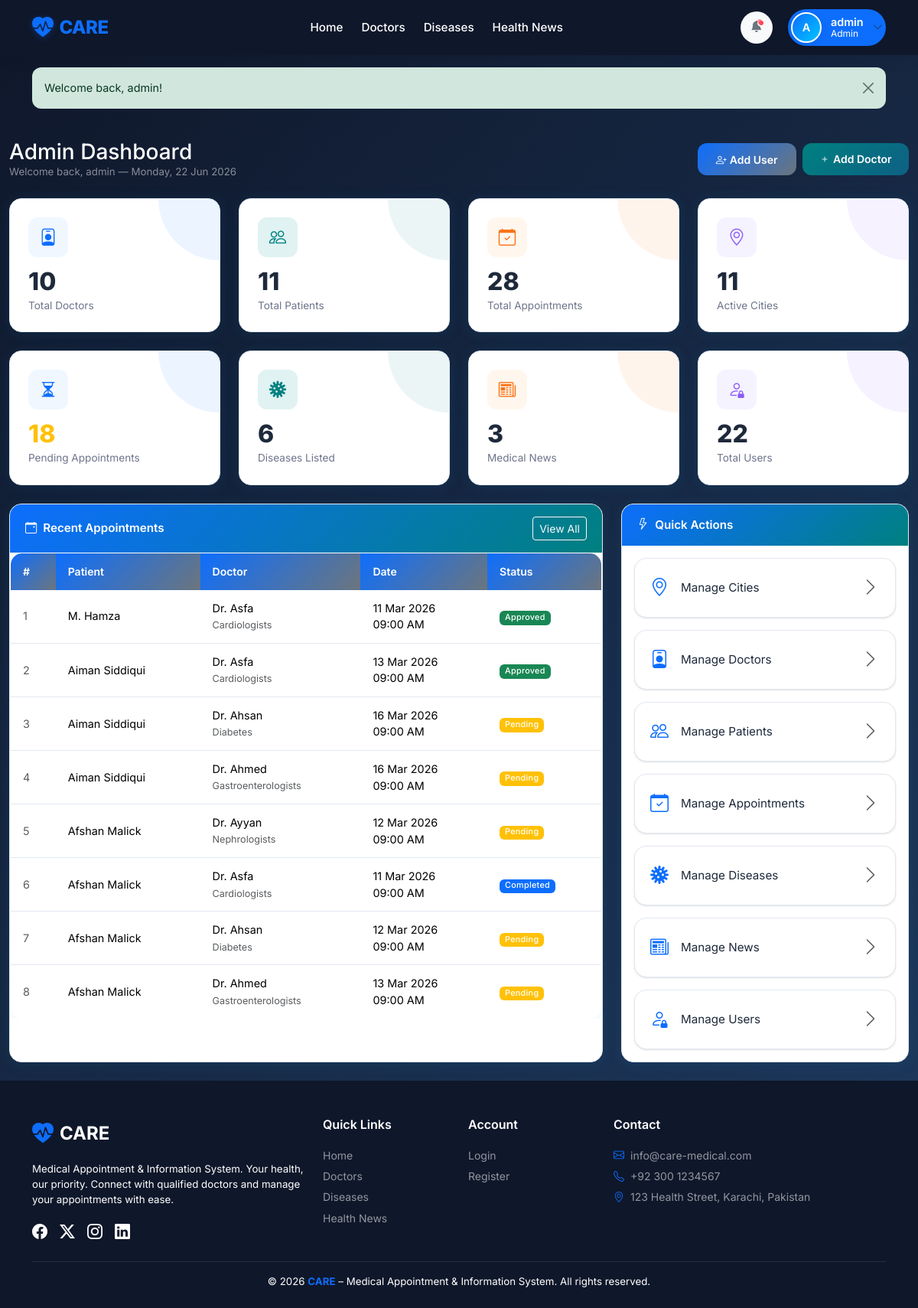
Page /admin/dashboard.php (signed in) on the committed database.
### tables this page shows
CREATE TABLE `appointments` (
  `id` int(11) NOT NULL,
  `doctor_id` int(11) NOT NULL,
  `patient_id` int(11) NOT NULL,
  `appointment_date` date NOT NULL,
  `appointment_time` time NOT NULL,
  `problem` text DEFAULT NULL,
  `status` enum('pending','approved','cancelled','completed') DEFAULT 'pending',
  `created_at` timestamp NOT NULL DEFAULT current_timestamp()
);

CREATE TABLE `patients` (
  `id` int(11) NOT NULL,
  `user_id` int(11) NOT NULL,
  `full_name` varchar(100) NOT NULL,
  `phone` varchar(20) NOT NULL,
  `address` text NOT NULL,
  `city_id` int(11) NOT NULL,
  `profile_image` varchar(255) DEFAULT NULL,
  `date_of_birth` date DEFAULT NULL,
  `gender` enum('male','female','other') DEFAULT NULL,
  `created_at` timestamp NOT NULL DEFAULT current_timestamp()
);

CREATE TABLE `doctors` (
  `id` int(11) NOT NULL,
  `user_id` int(11) NOT NULL,
  `full_name` varchar(100) NOT NULL,
  `specialization` varchar(100) NOT NULL,
  `qualification` varchar(150) DEFAULT NULL,
  `experience` int(11) DEFAULT NULL,
  `phone` varchar(20) DEFAULT NULL,
  `address` text DEFAULT NULL,
  `city_id` int(11) NOT NULL,
  `profile_image` varchar(255) DEFAULT NULL,
  `created_at` timestamp NOT NULL DEFAULT current_timestamp()
);

### admin/dashboard.php (the view, shortened to what this page needs)
<?php
require_once '../config/db.php';
require_once '../includes/auth.php';
$totalDoctors  = $conn->query("SELECT COUNT(*) FROM doctors")->fetch_row()[0];
$totalPatients = $conn->query("SELECT COUNT(*) FROM patients")->fetch_row()[0];
$totalAppts    = $conn->query("SELECT COUNT(*) FROM appointments")->fetch_row()[0];
$totalCities   = $conn->query("SELECT COUNT(*) FROM cities WHERE status='active'")->fetch_row()[0];
$pendingAppts  = $conn->query("SELECT COUNT(*) FROM appointments WHERE status='pending'")->fetch_row()[0];
$totalDiseases = $conn->query("SELECT COUNT(*) FROM diseases")->fetch_row()[0];
$totalNews     = $conn->query("SELECT COUNT(*) FROM medical_news")->fetch_row()[0];
$totalUsers    = $conn->query("SELECT COUNT(*) FROM users")->fetch_row()[0];
$recentAppts = $conn->query("
    SELECT a.*,
           d.full_name as doctor_name, d.specialization,
           p.full_name as patient_name
    FROM appointments a
    JOIN doctors d ON a.doctor_id = d.id
    JOIN patients p ON a.patient_id = p.id
    ORDER BY a.created_at DESC
    LIMIT 8
");
include '../includes/header.php';
?>
<div class="container-fluid py-4" style="max-width:1400px;">
    <div class="d-flex justify-content-between align-items-center mb-4">
        <div>
            <h3 class="fw-800 mb-0 text-white">Admin Dashboard</h3>
            <p class="text-white-50 small mb-0">Welcome back, <?= e($_SESSION['username']) ?> &mdash; <?= date('l, d M Y') ?></p>
        </div>
        <div class="d-flex gap-2">
            <a href="users.php" class="btn btn-care btn-sm"><i class="bi bi-person-plus me-1"></i>Add User</a>
            <a href="doctors.php" class="btn btn-teal btn-sm"><i class="bi bi-plus me-1"></i>Add Doctor</a>
        </div>
    </div>
    <div class="row g-4 mb-4">
        <div class="col-xl-3 col-md-6">
            <div class="stat-card primary animate-in">
                <div class="stat-icon primary"><i class="bi bi-person-badge"></i></div>
                <div class="stat-value"><?= $totalDoctors ?></div>
                <div class="stat-label">Total Doctors</div>
            </div>
        </div>
        <div class="col-xl-3 col-md-6">
            <div class="stat-card teal animate-in">
                <div class="stat-icon teal"><i class="bi bi-people"></i></div>
                <div class="stat-value"><?= $totalPatients ?></div>
                <div class="stat-label">Total Patients</div>
            </div>
        </div>
        <div class="col-xl-3 col-md-6">
            <div class="stat-card orange animate-in">
                <div class="stat-icon orange"><i class="bi bi-calendar-check"></i></div>
                <div class="stat-value"><?= $totalAppts ?></div>
                <div class="stat-label">Total Appointments</div>
            </div>
        </div>
        <div class="col-xl-3 col-md-6">
            <div class="stat-card purple animate-in">
                <div class="stat-icon purple"><i class="bi bi-geo-alt"></i></div>
                <div class="stat-value"><?= $totalCities ?></div>
                <div class="stat-label">Active Cities</div>
            </div>
        </div>
    </div>
    <div class="row g-4 mb-4">
        <div class="col-xl-3 col-md-6">
            <div class="stat-card primary animate-in">
                <div class="stat-icon primary"><i class="bi bi-hourglass-split"></i></div>
                <div class="stat-value text-warning"><?= $pendingAppts ?></div>
                <div class="stat-label">Pending Appointments</div>
            </div>
        </div>
        <div class="col-xl-3 col-md-6">
            <div class="stat-card teal animate-in">
                <div class="stat-icon teal"><i class="bi bi-virus"></i></div>
                <div class="stat-value"><?= $totalDiseases ?></div>
                <div class="stat-label">Diseases Listed</div>
            </div>
        </div>
        <div class="col-xl-3 col-md-6">
            <div class="stat-card orange animate-in">
                <div class="stat-icon orange"><i class="bi bi-newspaper"></i></div>
                <div class="stat-value"><?= $totalNews ?></div>
                <div class="stat-label">Medical News</div>
            </div>
        </div>
        <div class="col-xl-3 col-md-6">
            <div class="stat-card purple animate-in">
                <div class="stat-icon purple"><i class="bi bi-person-lock"></i></div>
                <div class="stat-value"><?= $totalUsers ?></div>
                <div class="stat-label">Total Users</div>
            </div>
        </div>
    </div>
    <div class="row g-4">
        <div class="col-xl-8">
            <div class="care-card h-100">
                <div class="card-header d-flex justify-content-between align-items-center">
                    <span><i class="bi bi-calendar-event me-2"></i>Recent Appointments</span>
                    <a href="appointments.php" class="btn btn-outline-light btn-sm">View All</a>
                </div>
                <div class="card-body p-0">
                    <div class="table-responsive">
                        <table class="table care-table mb-0">
                            <thead>
                                <tr>
                                    <th>#</th>
                                    <th>Patient</th>
                                    <th>Doctor</th>
                                    <th>Date</th>
                                    <th>Status</th>
                                </tr>
                            </thead>
                            <tbody>
                                <?php if ($recentAppts && $recentAppts->num_rows > 0):
                                      $i = 1;
                                      while ($a = $recentAppts->fetch_assoc()): ?>
                                <tr>
                                    <td class="text-muted small"><?= $i++ ?></td>
                                    <td><?= e($a['patient_name']) ?></td>
                                    <td><?= e($a['doctor_name']) ?><br><small class="text-muted"><?= e($a['specialization']) ?></small></td>
                                    <td class="small"><?= formatDate($a['appointment_date']) ?><br><?= formatTime($a['appointment_time']) ?></td>
                                    <td><?= statusBadge($a['status']) ?></td>
                                </tr>
                                <?php endwhile; ?>
                                <?php else: ?>
                                <tr><td colspan="5" class="text-center text-muted py-4">No appointments yet.</td></tr>
                                <?php endif; ?>
                            </tbody>
                        </table>
                    </div>
                </div>
            </div>
        </div>
        <div class="col-xl-4">
            <div class="care-card h-100">
                <div class="card-header"><i class="bi bi-lightning me-2"></i>Quick Actions</div>
                <div class="card-body d-flex flex-column gap-3 p-3">
                    <?php $actions = [
                        ['cities.php','bi-geo-alt','Manage Cities'],
                        ['doctors.php','bi-person-badge','Manage Doctors'],
                        ['patients.php','bi-people','Manage Patients'],
                        ['appointments.php','bi-calendar-check','Manage Appointments'],
                        ['diseases.php','bi-virus','Manage Diseases'],
                        ['news.php','bi-newspaper','Manage News'],
                        ['users.php','bi-person-lock','Manage Users'],
                    ];
                    foreach ($actions as [$url, $icon, $label]): ?>
                    <a href="<?= $url ?>" class="quick-action">
                        <i class="bi <?= $icon ?>"></i>
                        <span class="fw-500"><?= $label ?></span>
                        <i class="bi bi-chevron-right ms-auto text-muted"></i>
                    </a>
                    <?php endforeach; ?>
                </div>
            </div>
        </div>
    </div>
</div>
<?php include '../includes/footer.php'; ?>

### includes/auth.php (shortened to what this page needs)
<?php
function e($string) {
    return htmlspecialchars($string ?? '', ENT_QUOTES, 'UTF-8');
}
function getFlash() {
    if (isset($_SESSION['flash'])) {
        $flash = $_SESSION['flash'];
        return $flash;
    }
    return null;
}
function showFlash() {
    $flash = getFlash();
    if ($flash) {
        $class = $flash['type'] === 'success' ? 'success' : ($flash['type'] === 'error' ? 'danger' : $flash['type']);
        echo '<div class="alert alert-' . $class . ' alert-dismissible fade show" role="alert">';
        if (is_array($flash['message'])) {
            echo '<ul class="mb-0' . (count($flash['message']) > 1 ? '' : ' list-unstyled') . '">';
            foreach ($flash['message'] as $msg) {
                echo '<li>' . e($msg) . '</li>';
            }
            echo '</ul>';
        } else {
            echo e($flash['message']);
        }
        echo '<button type="button" class="btn-close" data-bs-dismiss="alert"></button>';
        echo '</div>';
    }
}
function formatDate($date) {
    return date('d M Y', strtotime($date));
}
function formatTime($time) {
    return date('h:i A', strtotime($time));
}
function statusBadge($status) {
    $colors = [
        'active'    => 'success',
        'inactive'  => 'secondary',
        'pending'   => 'warning',
        'approved'  => 'success',
        'cancelled' => 'danger',
        'completed' => 'primary',
        'available' => 'info',
        'booked'    => 'dark',
    ];
    $color = $colors[$status] ?? 'secondary';
    return '<span class="badge bg-' . $color . '">' . ucfirst($status) . '</span>';
}
?>

### assets/css/style.css (style rules this page uses)
:root { --care-primary: #0ea5e9; --care-secondary: #0284c7; --care-teal: #0d9488; --care-teal-light: #ccfbf1; --care-blue-light: #e0f2fe; --care-dark: #0f172a; --care-text: #1e293b; --care-muted: #6e748b; --care-border: #e2e8f0; --care-card-bg: #ffffff; --care-bg: #f0f9ff; --navbar-bg: #0f172a; --footer-bg: #0f172a; --shadow-sm: 0 1px 3px rgba(0, 0, 0, .08), 0 1px 2px rgba(0, 0, 0, .06); --shadow-md: 0 4px 6px -1px rgba(0, 0, 0, .1), 0 2px 4px -1px rgba(0, 0, 0, .06); --shadow-lg: 0 10px 15px -3px rgba(0, 0, 0, .1), 0 4px 6px -2px rgba(0, 0, 0, .05); --shadow-card: 0 2px 20px rgba(14, 165, 233, .10); --radius-sm: 0.5rem; --radius-md: 0.75rem; --radius-lg: 1rem; --radius-xl: 1.5rem; --transition: all 0.25s ease; }
*, *::before, *::after { box-sizing: border-box; }
html { scroll-behavior: smooth; }
body { font-family: 'Inter', system-ui, -apple-system, sans-serif; background: linear-gradient(135deg, #0f172a 0%, #1e3a5f 100%); color: var(--care-text); min-height: 100vh; display: flex; flex-direction: column; font-size: 0.95rem; }
.care-card { background: var(--care-card-bg); border: 1px solid var(--care-border); border-radius: var(--radius-lg); box-shadow: var(--shadow-card); transition: var(--transition); overflow: hidden; }
.care-card .card-header { background: linear-gradient(135deg, var(--care-primary), var(--care-teal)); color: #fff; border: none; font-weight: 600; padding: 1rem 1.25rem; transition: var(--transition); }
.stat-card { background: var(--care-card-bg); border-radius: var(--radius-lg); padding: 1.5rem; border: 1px solid var(--care-border); box-shadow: var(--shadow-card); transition: var(--transition); position: relative; overflow: hidden; }
.stat-card::before { content: ''; position: absolute; top: 0; right: 0; width: 80px; height: 80px; border-radius: 0 0 0 80px; opacity: 0.08; }
.stat-card.primary::before { background: var(--care-primary); }
.stat-card.teal::before { background: var(--care-teal); }
.stat-card.orange::before { background: #f97316; }
.stat-card.purple::before { background: #8b5cf6; }
.stat-icon { width: 52px; height: 52px; border-radius: var(--radius-md); display: flex; align-items: center; justify-content: center; font-size: 1.4rem; margin-bottom: 1rem; transition: var(--transition); }
.stat-icon.primary { background: var(--care-blue-light); color: var(--care-primary); }
.stat-icon.teal { background: var(--care-teal-light); color: var(--care-teal); }
.stat-icon.orange { background: #fff7ed; color: #f97316; }
.stat-icon.purple { background: #f5f3ff; color: #8b5cf6; }
.stat-value { font-size: 2rem; font-weight: 800; color: var(--care-text); line-height: 1; }
.stat-label { font-size: 0.85rem; color: var(--care-muted); margin-top: 0.3rem; }
.btn-care { background: linear-gradient(135deg, var(--care-primary), var(--care-secondary)); color: #fff !important; border: none; border-radius: var(--radius-md); font-weight: 600; padding: 0.65rem 1.5rem; transition: var(--transition); }
.btn-teal { background: linear-gradient(135deg, var(--care-teal), #0d6084); color: #fff !important; border: none; border-radius: var(--radius-md); font-weight: 600; padding: 0.6rem 1.4rem; transition: var(--transition); }
.care-table { border-radius: var(--radius-lg); overflow: hidden; box-shadow: var(--shadow-card); border: 1px solid var(--care-border); }
.care-table thead th { background: linear-gradient(135deg, var(--care-primary), var(--care-secondary)); color: #fff; font-weight: 600; border: none; padding: 0.85rem 1rem; font-size: 0.875rem; }
.care-table tbody tr { transition: var(--transition); border-color: var(--care-border); }
.care-table td { padding: 0.8rem 1rem; vertical-align: middle; font-size: 0.9rem; position: relative; z-index: 1; }
.quick-action { background: var(--care-card-bg); border: 1px solid var(--care-border); border-radius: var(--radius-lg); padding: 1.25rem; display: flex; align-items: center; gap: 1rem; text-decoration: none; color: var(--care-text); transition: var(--transition); box-shadow: var(--shadow-sm); }
.quick-action i.bi-chevron-right { transition: transform 0.2s ease; }
.quick-action i:not(.bi-chevron-right) { transition: transform 0.2s ease; }
.quick-action i { font-size: 1.5rem; color: var(--care-primary); }
.alert { border-radius: var(--radius-md); border: none; font-size: 0.9rem; }
.badge { font-weight: 500; letter-spacing: 0.3px; }
.animate-in { animation: fadeInUp 0.5s ease both; }
.animate-in:nth-child(1) { animation-delay: 0.05s; }

### rows in the picture
appointments: patient.full_name "M. Hamza", doctor.full_name "Dr. Asfa", doctor.specialization "Cardiologists", appointment_date "11 Mar 2026", appointment_time "09:00 AM", status "Approved"
appointments: patient.full_name "Aiman Siddiqui", doctor.full_name "Dr. Asfa", doctor.specialization "Cardiologists", appointment_date "13 Mar 2026", appointment_time "09:00 AM", status "Approved"
appointments: patient.full_name "Aiman Siddiqui", doctor.full_name "Dr. Ahsan", doctor.specialization "Diabetes", appointment_date "16 Mar 2026", appointment_time "09:00 AM", status "Pending"
appointments: patient.full_name "Aiman Siddiqui", doctor.full_name "Dr. Ahmed", doctor.specialization "Gastroenterologists", appointment_date "16 Mar 2026", appointment_time "09:00 AM", status "Pending"
appointments: patient.full_name "Afshan Malick", doctor.full_name "Dr. Ayyan", doctor.specialization "Nephrologists", appointment_date "12 Mar 2026", appointment_time "09:00 AM", status "Pending"
appointments: patient.full_name "Afshan Malick", doctor.full_name "Dr. Asfa", doctor.specialization "Cardiologists", appointment_date "11 Mar 2026", appointment_time "09:00 AM", status "Completed"
appointments: patient.full_name "Afshan Malick", doctor.full_name "Dr. Ahsan", doctor.specialization "Diabetes", appointment_date "12 Mar 2026", appointment_time "09:00 AM", status "Pending"
appointments: patient.full_name "Afshan Malick", doctor.full_name "Dr. Ahmed", doctor.specialization "Gastroenterologists", appointment_date "13 Mar 2026", appointment_time "09:00 AM", status "Pending"

### other values in the picture
$initial "A"
$username "admin"
$role "Admin"
$flash['message'] "Welcome back, admin!"
$_SESSION['username'] "admin"
$totalDoctors "10"
$totalPatients "11"
$totalAppts "28"
$totalCities "11"
$pendingAppts "18"
$totalDiseases "6"
$totalNews "3"
$totalUsers "22"
$label "Manage Cities"
$label "Manage Doctors"
